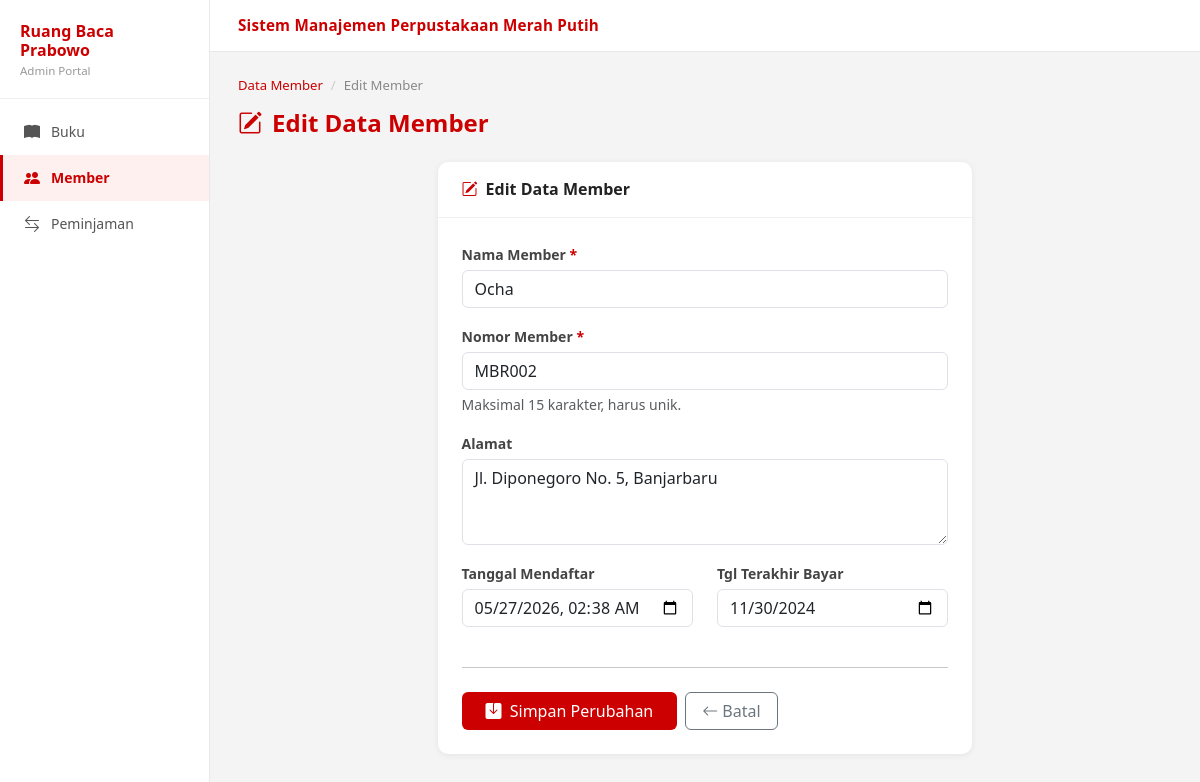
/FormMember.php?id=2, run on the app's committed database.
### tables this page shows
CREATE TABLE IF NOT EXISTS member (
    id_member     INT AUTO_INCREMENT PRIMARY KEY,
    nama_member   VARCHAR(250) NOT NULL,
    nomor_member  VARCHAR(15)  NOT NULL UNIQUE,
    alamat        TEXT,
    tgl_mendaftar DATETIME,
    tgl_terkahir_bayar DATE
);

### Model.php (called while the page is built, shortened)
<?php
function getMemberById(int $id): ?array {
    $conn = getKoneksi();
    $id   = mysqli_real_escape_string($conn, $id);
    $result = mysqli_query($conn, "SELECT * FROM member WHERE id_member = '$id'");
    return mysqli_fetch_assoc($result);
}

### FormMember.php (the view, shortened to what this page needs)
<?php
require_once 'Model.php';
$id     = isset($_GET['id']) ? (int)$_GET['id'] : 0;
$isEdit = $id > 0;
$member = $isEdit ? getMemberById($id) : null;
include '_layout.php';
?>
        <nav aria-label="breadcrumb">
            <ol class="breadcrumb">
                <li class="breadcrumb-item"><a href="Member.php">Data Member</a></li>
                <li class="breadcrumb-item active"><?= $isEdit ? 'Edit Member' : 'Tambah Member' ?></li>
            </ol>
        </nav>
        <h4 class="page-title mb-4">
            <i class="bi bi-<?= $isEdit ? 'pencil-square' : 'person-plus-fill' ?>"></i>
            <?= $isEdit ? 'Edit Data Member' : 'Tambah Member Baru' ?>
        </h4>
        <div class="row justify-content-center">
            <div class="col-lg-7">
                <div class="form-card">
                    <div class="form-card-header">
                        <h5>
                            <i class="bi bi-<?= $isEdit ? 'pencil-square' : 'person-plus-fill' ?>"></i>
                            <?= $isEdit ? 'Edit Data Member' : 'Form Tambah Member' ?>
                        </h5>
                    </div>
                    <div class="form-card-body">
                        <form method="POST" action="FormMember.php<?= $isEdit ? "?id=$id" : '' ?>">
                            <div class="mb-3">
                                <label class="form-label required">Nama Member</label>
                                <input type="text" name="nama_member" class="form-control"
                                       placeholder="Masukkan nama lengkap"
                                       value="<?= htmlspecialchars($member['nama_member'] ?? '') ?>" required>
                            </div>
                            <div class="mb-3">
                                <label class="form-label required">Nomor Member</label>
                                <input type="text" name="nomor_member" class="form-control"
                                       placeholder="Contoh: MBR001" maxlength="15"
                                       value="<?= htmlspecialchars($member['nomor_member'] ?? '') ?>" required>
                                <div class="form-text">Maksimal 15 karakter, harus unik.</div>
                            </div>
                            <div class="mb-3">
                                <label class="form-label">Alamat</label>
                                <textarea name="alamat" class="form-control" rows="3"
                                          placeholder="Masukkan alamat lengkap"><?= htmlspecialchars($member['alamat'] ?? '') ?></textarea>
                            </div>
                            <div class="row">
                                <div class="col-md-6 mb-3">
                                    <label class="form-label">Tanggal Mendaftar</label>
                                    <input type="datetime-local" name="tgl_mendaftar" class="form-control"
                                           value="<?php
                                               $tgl = $member['tgl_mendaftar'] ?? '';
                                               echo $tgl ? date('Y-m-d\TH:i', strtotime($tgl)) : date('Y-m-d\TH:i');
                                           ?>">
                                </div>
                                <div class="col-md-6 mb-3">
                                    <label class="form-label">Tgl Terakhir Bayar</label>
                                    <input type="date" name="tgl_terkahir_bayar" class="form-control"
                                           value="<?= htmlspecialchars($member['tgl_terkahir_bayar'] ?? '') ?>">
                                </div>
                            </div>
                            <hr class="my-4">
                            <div class="d-flex gap-2">
                                <button type="submit" class="btn btn-merah px-4">
                                    <i class="bi bi-save-fill me-1"></i>
                                    <?= $isEdit ? 'Simpan Perubahan' : 'Tambah Member' ?>
                                </button>
                                <a href="Member.php" class="btn btn-outline-secondary px-3">
                                    <i class="bi bi-arrow-left me-1"></i>Batal
                                </a>
                            </div>
                        </form>
                    </div>
                </div>
            </div>
        </div>
    </div>
</div>
</body></html>

### _layout.php (style rules this page uses)
:root { --merah: #cc0000; --merah-dark: #990000; --merah-light: #fff0f0; --sidebar-w: 210px; }
* { box-sizing: border-box; }
body { background: #f4f4f4; font-family: 'Segoe UI', sans-serif; margin: 0; }
.btn-merah { background: var(--merah); color: #fff; border: none; }
.breadcrumb { font-size:.82rem; margin-bottom:14px; }
.breadcrumb-item a { color: var(--merah); text-decoration:none; }
.breadcrumb-item.active { color:#888; }
.breadcrumb-item + .breadcrumb-item::before { color:#ccc; }
.page-title { font-size:1.5rem; font-weight:800; color:var(--merah); margin:0 0 18px; display:flex; align-items:center; gap:10px; }
.page-title i { color:var(--merah); }
.form-card { background:#fff; border-radius:10px; box-shadow:0 1px 6px rgba(0,0,0,.07); }
.form-card-header { padding:18px 24px; border-bottom:1px solid #f0f0f0; }
.form-card-header h5 { margin:0; font-weight:700; color:#222; font-size:1rem; display:flex; align-items:center; gap:8px; }
.form-card-header h5 i { color:var(--merah); }
.form-card-body { padding:24px; }
.form-label { font-weight:600; font-size:.875rem; color:#444; margin-bottom:5px; }
.required::after { content:' *'; color:var(--merah); }

### data on the page
member: nama_member "Ocha", nomor_member "MBR002", alamat "Jl. Diponegoro No. 5, Banjarbaru", tgl_mendaftar "05/27/2026 02:38", tgl_terkahir_bayar "11/30/2024"
